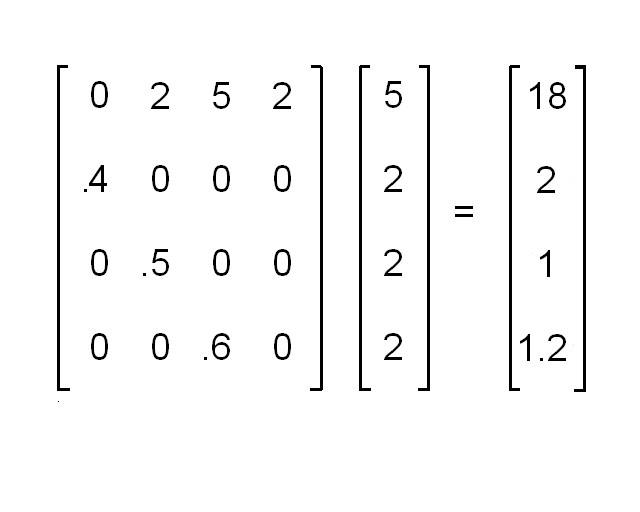
#> input picture resources/matrix4.png, 640 x 512 px
$ python main.py
#> lines starting #> are read from the running program, lines starting #| are printed output that depends on the picture; after the words box and inside, x2 and y2 are one past the last pixel; in counts of white or black regions, pixels touching at a corner belong together
### contour.py
import cv2 as cv

def find_contour(img, img2):
    """
    Take in a (Canny) image, find conture and return a new image with contour and bounding
    boxes around digit
    :param img: Canny Image
    :param img2: Original Image
    :return: Original Image with Bounding Box
    """
    imgCopy = img2.copy()
    contours, hierarchy = cv.findContours(img, cv.RETR_EXTERNAL, cv.CHAIN_APPROX_NONE)
    crop_anchors = []
    for contour in contours:
        area = cv.contourArea(contour)
        # give threshold of area to avoid noise
        if area > 20:
            # cv.drawContours(imgCopy, contour, -1 , (255, 0, 0), 1)
            peri = cv.arcLength(contour, False)
            appro = cv.approxPolyDP(contour, 0.0002*peri, True)
            x,y,width, height = cv.boundingRect(appro)
            # draw bounding box
            cv.rectangle(imgCopy, (x-5,y-5), (x+width+5, y+height+5), (0,255,0), thickness=1)
            crop_anchors.append(((y-5,y+height+5),(x-5,x+width+5)))
    return imgCopy, crop_anchors

### main.py
import cv2 as cv
import numpy as np
from contour import *

def run(image, K , D):
#> called with image = './resources/matrix4.png', K = 0.01, D = 0.01
    img = cv.imread(image)
#> img is the input picture: shape (512, 640, 3); min 0, max 255, mean 246.8
    imgCopy = img.copy()

    h,w,channel = img.shape
#> h = 512; w = 640; channel = 3

    # Kernal, Blur and Dialation coefficients
    # K = 0.0008
    # D = 0.0005
    # convert to grey scale
    imgGrey = cv.cvtColor(img, cv.COLOR_BGR2GRAY)

    # Blurr the image
    imgBlur = cv.GaussianBlur(imgGrey, (51,51),1)
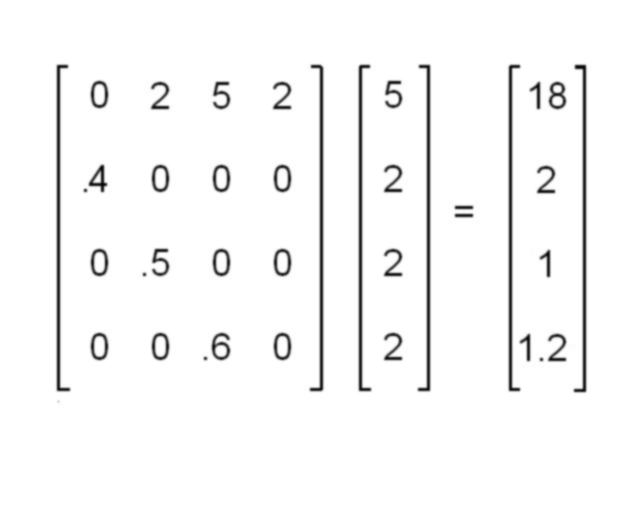
#> imgBlur: shape (512, 640); min 5, max 255, mean 246.8

    ret,imgThreshold = cv.threshold(imgBlur,100,255,cv.THRESH_BINARY)
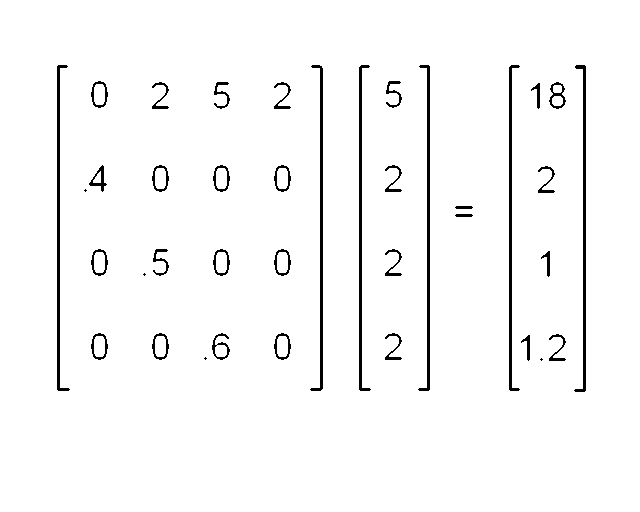
#> imgThreshold: shape (512, 640); 97% white; 38 black regions (4 under 20 px), largest, box (x1, y1, x2, y2) and area: (574, 65, 586, 392) 1034, (57, 65, 70, 391) 1026, (310, 65, 323, 391) 1023

    # Kernel for eroding and dilating
    kernel = np.ones((int(h*K),int(w*K)), np.uint8)

    # Erode: expand the black pixels and blend sign and number together in the image
    imgEroded = cv.erode(imgThreshold, kernel, iterations=2)
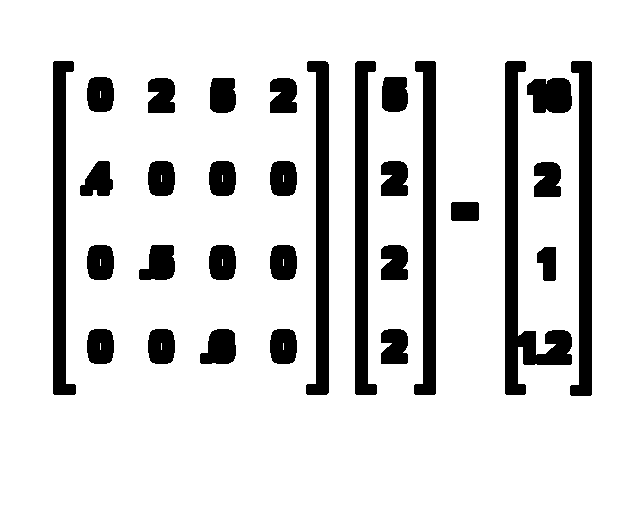
#> imgEroded: shape (512, 640); 85.1% white; 30 black regions, largest, box (x1, y1, x2, y2) and area: (505, 61, 572, 395) 5942, (570, 61, 592, 396) 4544, (306, 61, 329, 395) 4539

    # Dilalate: narrow the black blob back
    imgDialation = cv.dilate(imgEroded, kernel, iterations=2)
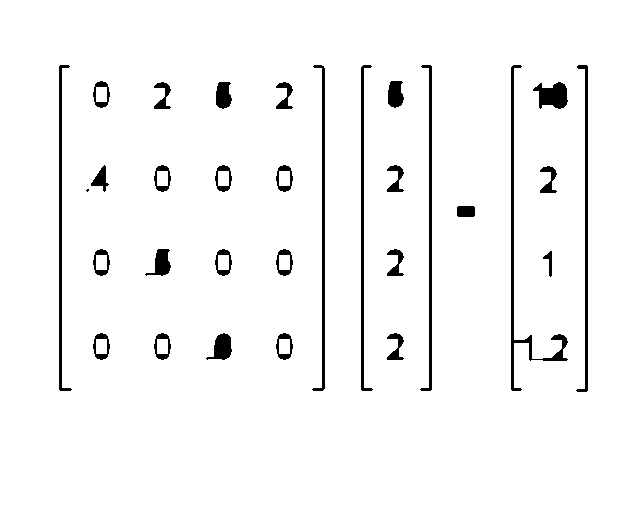
#> imgDialation: shape (512, 640); 96.2% white; 31 black regions (1 under 20 px), largest, box (x1, y1, x2, y2) and area: (511, 65, 568, 391) 1400, (576, 65, 588, 392) 1034, (59, 65, 72, 391) 1026

    # Canny: get the outter boundary of the group
    imgCanny = cv.Canny(imgDialation, D*(h+w), D*(h+w) )
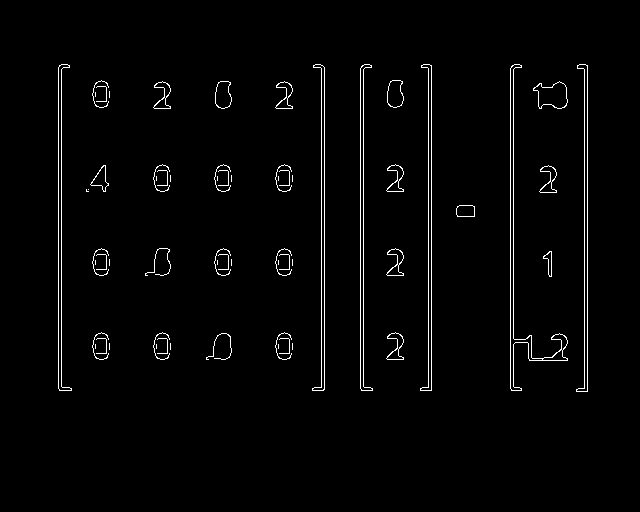
#> imgCanny: shape (512, 640); 2% white in thin lines or dots, all inside (x1, y1, x2, y2) = (58, 64, 588, 392)

    # Contour: get the contour and paint bounding boxes around
    imgFinal, crop_points = find_contour(imgCanny, imgCopy)
#> in find_contour, `contours, hierarchy = cv.findContours(img, cv.RETR_EXTERNAL, cv.CHAIN_..`: contours = 62 contours, 44 with area under 20; largest, box (x1, y1, x2, y2) and area: (510, 64, 568, 391) 1406, (576, 64, 588, 392) 1030, (58, 64, 72, 391) 1026, (312, 64, 325, 391) 1021, (360, 64, 373, 391) 1020
#> the loop in find_contour, `for contour in contours:` made 62 passes
#> (area, peri, x, y, width, height) on passes 11, 24, 25, 30, 42, 43, 44, 51, 52, 53, 54, 55: (216, 100.2, 386, 332, 18, 28), (92.5, 60.9, 543, 251, 9, 26), (216, 100.2, 386, 248, 18, 28), (191, 54.66, 456, 205, 19, 12), (216, 100.2, 539, 165, 18, 28), (206, 75.28, 90, 165, 19, 27), (216, 100.2, 386, 164, 18, 28), (620.5, 119.6, 533, 81, 35, 28), (216, 100.2, 275, 81, 18, 28), (352, 78.46, 215, 81, 17, 28), (216, 100.2, 153, 81, 18, 28), (352, 78.46, 387, 80, 17, 28)
#> after the loop in find_contour, `for contour in contours:`:
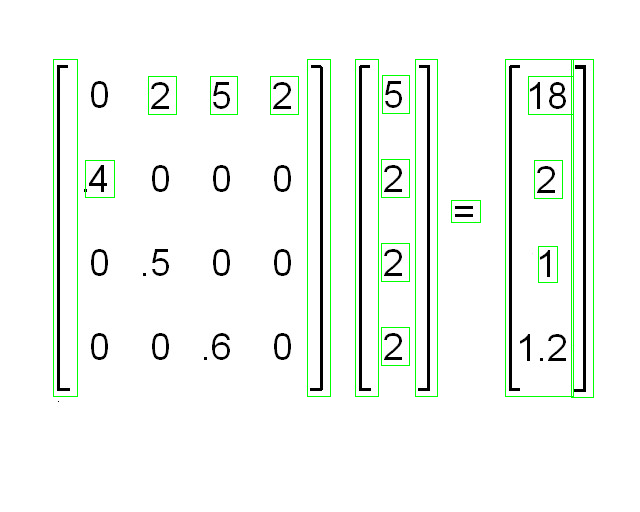
#> imgCopy: shape (512, 640, 3); 1.81% of pixels changed, all inside (x1, y1, x2, y2) = (53, 59, 594, 398)
#> after the loop in find_contour, `for contour in contours:`: crop_anchors = 18 items
#> crop_points = 18 items

    for points in crop_points:
        c = img[points[0][0]:points[0][1], points[1][0]:points[1][1]]
        # cv.imshow("{}".format(c), c)
        print(points[0][0],points[0][1])
#> this loop made 18 passes
#> points on passes 1 to 12: ((327, 365), (381, 409)), ((246, 282), (538, 557)), ((243, 281), (381, 409)), ((200, 222), (451, 480)), ((160, 198), (534, 562)), ((160, 197), (85, 114)), ((159, 197), (381, 409)), ((76, 114), (528, 573)), ((76, 114), (270, 298)), ((76, 114), (210, 237)), ((76, 114), (148, 176)), ((75, 113), (382, 409))
#| 327 365
#| 246 282
#| 243 281
#| 200 222
#| 160 198
#| 160 197
#| 159 197
#| 76 114
#> (further printed lines are left out)
#> pass 1, in run, `c = img[points[0][0]:points[0][1], points[1][0]:points[1][1]]`:
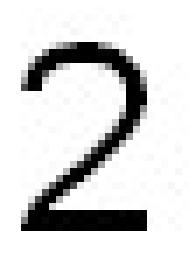
#> c: shape (38, 28, 3) (shown 7 times larger); min 0, max 255, mean 216.1

    # [4 lines of commented-out code are left out]
    cv.imshow("imgErode", imgEroded)
    # cv.imshow("imgDila", imgDialation)
    cv.imshow("imgCanny", imgCanny)
    # cv.imshow("imgContour", imgFinal)

    cv.waitKey(0)
if __name__ == '__main__':
    for K in [0.01,0.001,0.0001,0.00001]:
        for D in [0.01,0.001,0.0001,0.00005]:
            run("./resources/matrix4.png", K,D)
